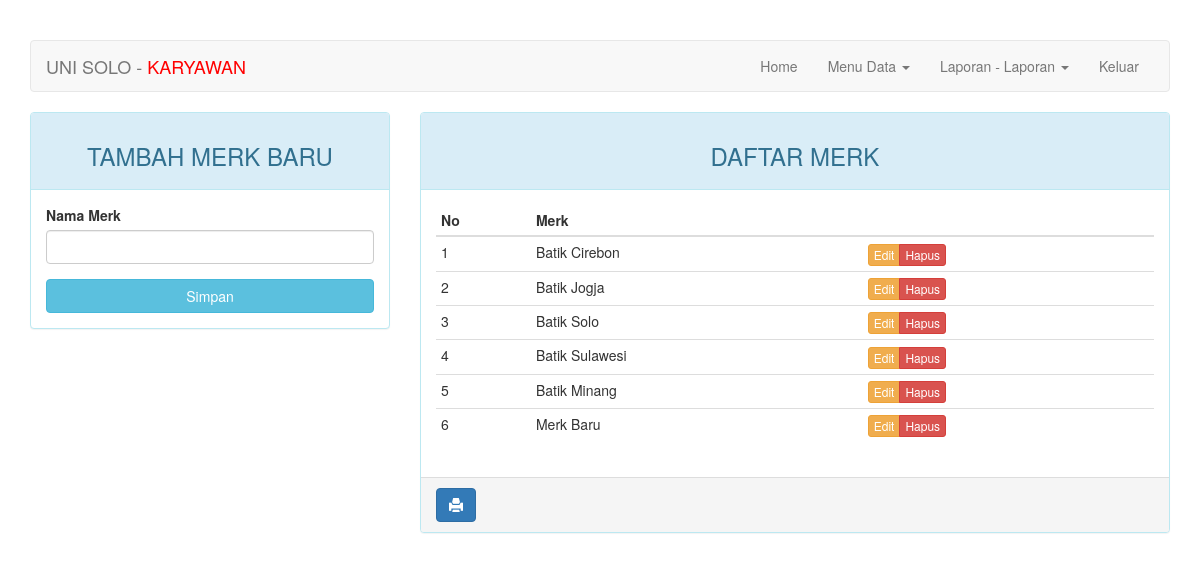
Screenshot of /karyawan/index.php?halaman=merk (signed in) with the database file from the repository.
### tables this page shows
CREATE TABLE `merk` (
  `id_merk` int(3) NOT NULL,
  `nama_merk` varchar(20) NOT NULL
);

### karyawan/halaman/merk.php (the view, shortened to what this page needs)
<div class="col-md-4 hidden-print">
    <div class="panel panel-info">
        <div class="panel-heading"><h3 class="text-center">TAMBAH MERK BARU</h3></div>
        <div class="panel-body">
            <form action="<?=$_SERVER['REQUEST_URI']?>" method="POST">
                <div class="form-group">
                    <label for="nama_merk">Nama Merk</label>
                    <input type="text" name="nama_merk" class="form-control">
                </div>
                <button type="submit" class="btn btn-info btn-block">Simpan</button>
            </form>
        </div>
    </div>
</div>
<div class="col-md-8">
    <div class="panel panel-info">
        <div class="panel-heading"><h3 class="text-center">DAFTAR MERK</h3></div>
        <div class="panel-body">
            <table class="table table-condensed">
                <thead>
                    <tr>
                        <th>No</th>
                        <th>Merk</th>
                        <th class="hidden-print"></th>
                    </tr>
                </thead>
                <tbody>
                    <?php if($query = $koneksi->query("SELECT * FROM `merk`")): ?>
                        <?php $no = 1; ?>
                        <?php while($merk = $query->fetch_array()): ?>
                        <tr>
                            <td><?php echo $no++; ?></td>
                            <td><?=$merk['nama_merk']?></td>
                            <td class="hidden-print">
                                <div class="btn-group">
                                    <a href="?halaman=merk&action=update&id=<?=$merk['id_merk']?>" class="btn btn-warning btn-xs">Edit</a>
                                    <a href="?halaman=merk&action=delete&id=<?=$merk['id_merk']?>" class="btn btn-danger btn-xs">Hapus</a>
                                </div>
                            </td>
                        </tr>
                        <?php endwhile ?>
                    <?php endif ?>
                </tbody>
            </table>
        </div>
        <div class="panel-footer hidden-print ">
            <a onClick="window.print();return false" class="btn btn-primary"><i class="glyphicon glyphicon-print"></i></a>
        </div>
    </div>
</div>

### karyawan/index.php (style rules this page uses)
body { margin-top: 40px; }

### rows the page displays
merk: nama_merk "Batik Cirebon"
merk: nama_merk "Batik Jogja"
merk: nama_merk "Batik Solo"
merk: nama_merk "Batik Sulawesi"
merk: nama_merk "Batik Minang"
merk: nama_merk "Merk Baru"

### other values shown
$_SESSION['nama_karyawan'] "KARYAWAN"
